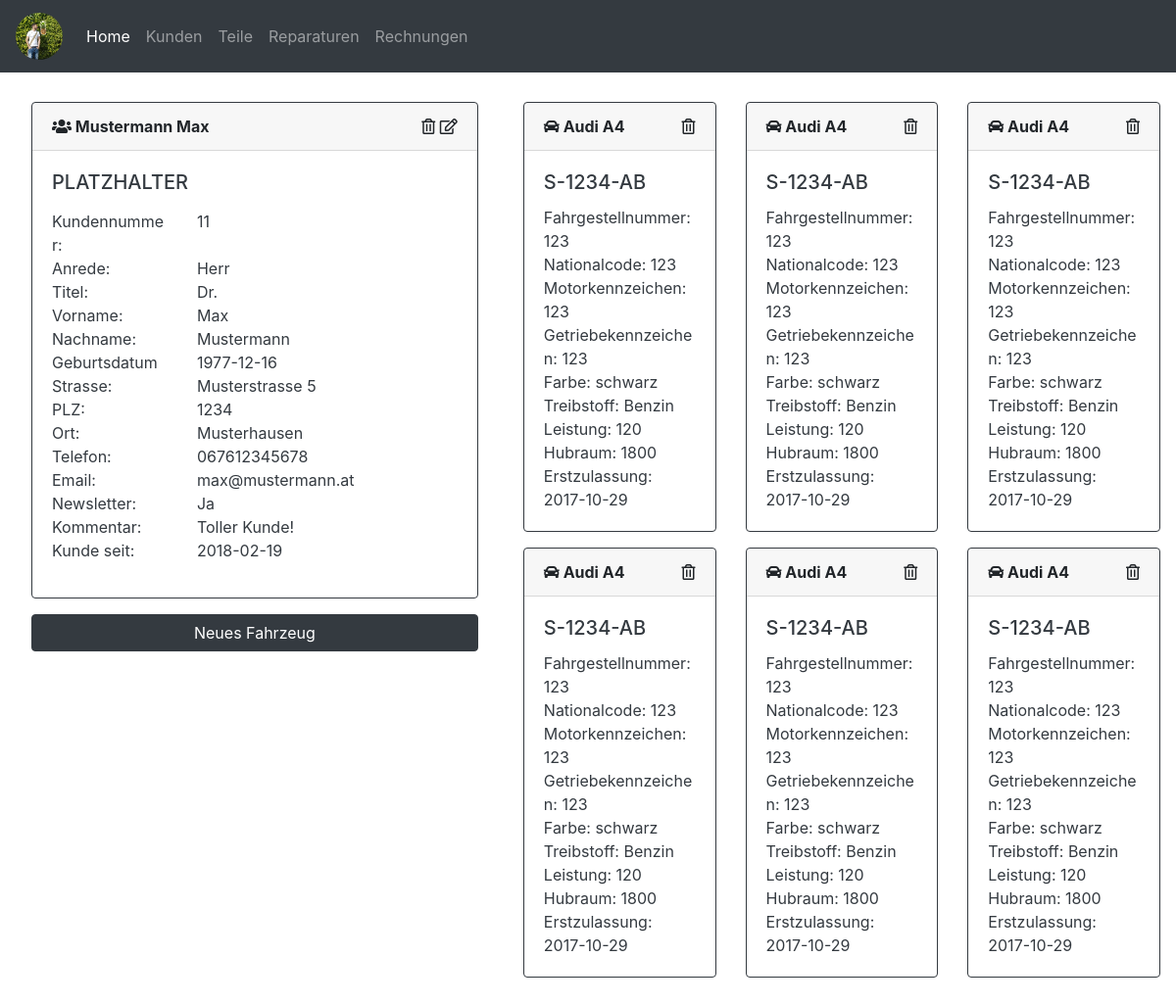
Screenshot of /customer_detail.php?kundennummer=11 with the database file from the repository.
### tables this page shows
CREATE TABLE `kunde` (
  `kundennummer` int(10) NOT NULL,
  `anrede` varchar(15) NOT NULL,
  `titel` varchar(10) NOT NULL,
  `vorname` varchar(20) NOT NULL,
  `nachname` varchar(20) NOT NULL,
  `gebdat` date NOT NULL,
  `strasse` varchar(50) NOT NULL,
  `plz` int(10) NOT NULL,
  `ort` varchar(50) NOT NULL,
  `telefon` varchar(20) NOT NULL,
  `email` varchar(50) NOT NULL,
  `newsletter` tinyint(1) DEFAULT NULL,
  `kommentar` text NOT NULL,
  `kundeseit` date NOT NULL
);

CREATE TABLE `fahrzeug` (
  `fzid` int(11) NOT NULL,
  `kundeid` int(11) NOT NULL,
  `marke` varchar(20) NOT NULL,
  `type` varchar(20) NOT NULL,
  `kennzeichen` varchar(10) NOT NULL,
  `fahrgestellnummer` varchar(30) NOT NULL,
  `nationalcode` varchar(20) NOT NULL,
  `motorkennzeichen` varchar(4) NOT NULL,
  `getriebekennzeichen` varchar(20) NOT NULL,
  `farbe` varchar(20) NOT NULL,
  `treibstoff` varchar(20) NOT NULL,
  `leistung` int(3) NOT NULL,
  `hubraum` int(5) NOT NULL,
  `erstzulassung` date NOT NULL
);

### customer_detail.php (the view, shortened to what this page needs)
<?php include('connection.php') ?>
<?php include('header.php') ?>
<?php
$kundennummer = $_GET['kundennummer'];
$stmt = $pdo->prepare("SELECT * FROM kunde WHERE kundennummer = '$kundennummer'");
$stmt->execute();
$result = $stmt->fetch();
?>
<div class="row">
    <div class="col-12 col-sm-12 col-md-12 col-lg-5 col-xl-5">
        <div class="card border-dark">
            <div class="card-header">
                <i class="fas fa-users"></i><span class="font-weight-bold"><?php echo ' ' . $result['nachname'] . ' ' . $result['vorname'] ?></span>
                <div class="float-right">
                    <a style="cursor: pointer;" class='' data-toggle="modal" data-target="#customerdeletemodal"><i class="far fa-trash-alt"></i></a>
                        <a style="cursor: pointer;" class="" data-toggle="modal" data-target="#customereditmodal"><i class="far fa-edit"></i></a>
                </div>
            </div>
            <div class="card-body text-dark">
                <h5 class="card-title">PLATZHALTER</h5>
                <p class="card-text">
                    <div class="row">
                        <div class="col-6 col-md-4">Kundennummer:</div>
                        <div class="col-6 col-md-8"><?php echo $result['kundennummer'] ?></div>
                    </div>
                    <div class="row">
                        <div class="col-6 col-md-4">Anrede:</div>
                        <div class="col-6 col-md-8"><?php echo $result['anrede'] ?></div>
                    </div>
                    <div class="row">
                        <div class="col-6 col-md-4">Titel:</div>
                        <div class="col-6 col-md-8"><?php echo $result['titel'] ?></div>
                    </div>
                    <div class="row">
                        <div class="col-6 col-md-4">Vorname:</div>
                        <div class="col-6 col-md-8"><?php echo $result['vorname'] ?></div>
                    </div>
                    <div class="row">
                        <div class="col-6 col-md-4">Nachname:</div>
                        <div class="col-6 col-md-8"><?php echo $result['nachname'] ?></div>
                    </div>
                    <div class="row">
                        <div class="col-6 col-md-4">Geburtsdatum</div>
                        <div class="col-6 col-md-8"><?php echo $result['gebdat'] ?></div>
                    </div>
                    <div class="row">
                        <div class="col-6 col-md-4">Strasse:</div>
                        <div class="col-6 col-md-8"><?php echo $result['strasse'] ?></div>
                    </div>
                    <div class="row">
                        <div class="col-6 col-md-4">PLZ:</div>
                        <div class="col-6 col-md-8"><?php echo $result['plz'] ?></div>
                    </div>
                    <div class="row">
                        <div class="col-6 col-md-4">Ort:</div>
                        <div class="col-6 col-md-8"><?php echo $result['ort'] ?></div>
                    </div>
                    <div class="row">
                        <div class="col-6 col-md-4">Telefon:</div>
                        <div class="col-6 col-md-8"><?php echo $result['telefon'] ?></div>
                    </div>
                    <div class="row">
                        <div class="col-6 col-md-4">Email:</div>
                        <div class="col-6 col-md-8"><?php echo $result['email'] ?></div>
                    </div>
                    <div class="row">
                        <div class="col-6 col-md-4">Newsletter:</div>
                        <div class="col-6 col-md-8">
                            <?php
                                if ($result['newsletter'] == 1) {
                                    echo "Ja";
                                } else {
                                    echo "Nein";
                                }
                            ?>
                        </div>
                    </div>
                    <div class="row">
                        <div class="col-6 col-md-4">Kommentar:</div>
                        <div class="col-6 col-md-8"><?php echo $result['kommentar'] ?></div>
                    </div>
                    <div class="row">
                        <div class="col-6 col-md-4">Kunde seit:</div>
                        <div class="col-6 col-md-8"><?php echo $result['kundeseit'] ?></div>
                    </div>
                </p>
            </div>
        </div>
            <button type="button" class="btn btn-dark btn-new-car mb-3 mb-lg-0" data-toggle="modal" data-target="#newcarmodal">
            Neues Fahrzeug
            </button>
    </div>
    <div class="col-12 col-sm-12 col-md-12 col-lg-7 col-xl-7">
    <div class="row">
    <?php
    $sql = "SELECT * from fahrzeug WHERE kundeid = $kundennummer ORDER BY fzid ASC";
    foreach ($pdo->query($sql) as $row) {
        echo '<div class="col-12 col-sm-12 col-md-12 col-lg-4 col-xl-4">';
        echo '<div class="card border-dark mb-3 ml-0 ml-lg-3 mt-3 mt-lg-0" style="width: 100%;">';
        echo '<div class="card-header"><i class="fas fa-car"></i><span class="font-weight-bold">'  . " " . $row['marke'] . " " . $row['type'] . '</span><a style="cursor: pointer;" class="float-right" data-toggle="modal" data-target="#cardeletemodal' . $row['fzid'] . '"><i class="far fa-trash-alt"></i></a></div>';
        echo '<div class="card-body text-dark">';
        echo '<h5 class="card-title">' . $row['kennzeichen'] . '</h5>';
        echo '<p class="card-text">'
        .'Fahrgestellnummer: ' . $row['fahrgestellnummer'] . '<br />'
        .'Nationalcode: ' . $row['nationalcode'] . '<br />'
        .'Motorkennzeichen: ' . $row['motorkennzeichen'] . '<br />'
        .'Getriebekennzeichen: ' . $row['getriebekennzeichen'] . '<br />'
        .'Farbe: ' . $row['farbe'] . '<br />'
        .'Treibstoff: ' . $row['treibstoff'] . '<br />'
        .'Leistung: ' . $row['leistung'] . '<br />'
        .'Hubraum: ' . $row['hubraum'] . '<br />'
        .'Erstzulassung: ' . $row['erstzulassung'] . '<br />'
        .'</p>';
        echo '</div>';
        echo '</div>';
        echo '</div>'; ?>
    <?php } ?>
    </div>
    </div>
</div>
<?php include('footer.php') ?>

### static/css/main.css (style rules this page uses)
body { margin: 0; padding: 0; }
.fas, .far { color: #212529; }
.btn-new-car { margin-top: 1rem; width: 100%; }

### rows the page displays
kunde: nachname "Mustermann", vorname "Max", kundennummer "11", anrede "Herr", titel "Dr.", gebdat "1977-12-16", strasse "Musterstrasse 5", plz "1234", ort "Musterhausen", telefon "067612345678", email "max@mustermann.at", kommentar "Toller Kunde!", kundeseit "2018-02-19"
fahrzeug: marke "Audi", type "A4", kennzeichen "S-1234-AB", fahrgestellnummer "123", nationalcode "123", motorkennzeichen "123", getriebekennzeichen "123", farbe "schwarz", treibstoff "Benzin", leistung "120", hubraum "1800", erstzulassung "2017-10-29"
fahrzeug: marke "Audi", type "A4", kennzeichen "S-1234-AB", fahrgestellnummer "123", nationalcode "123", motorkennzeichen "123", getriebekennzeichen "123", farbe "schwarz", treibstoff "Benzin", leistung "120", hubraum "1800", erstzulassung "2017-10-29"
fahrzeug: marke "Audi", type "A4", kennzeichen "S-1234-AB", fahrgestellnummer "123", nationalcode "123", motorkennzeichen "123", getriebekennzeichen "123", farbe "schwarz", treibstoff "Benzin", leistung "120", hubraum "1800", erstzulassung "2017-10-29"
fahrzeug: marke "Audi", type "A4", kennzeichen "S-1234-AB", fahrgestellnummer "123", nationalcode "123", motorkennzeichen "123", getriebekennzeichen "123", farbe "schwarz", treibstoff "Benzin", leistung "120", hubraum "1800", erstzulassung "2017-10-29"
fahrzeug: marke "Audi", type "A4", kennzeichen "S-1234-AB", fahrgestellnummer "123", nationalcode "123", motorkennzeichen "123", getriebekennzeichen "123", farbe "schwarz", treibstoff "Benzin", leistung "120", hubraum "1800", erstzulassung "2017-10-29"
fahrzeug: marke "Audi", type "A4", kennzeichen "S-1234-AB", fahrgestellnummer "123", nationalcode "123", motorkennzeichen "123", getriebekennzeichen "123", farbe "schwarz", treibstoff "Benzin", leistung "120", hubraum "1800", erstzulassung "2017-10-29"
